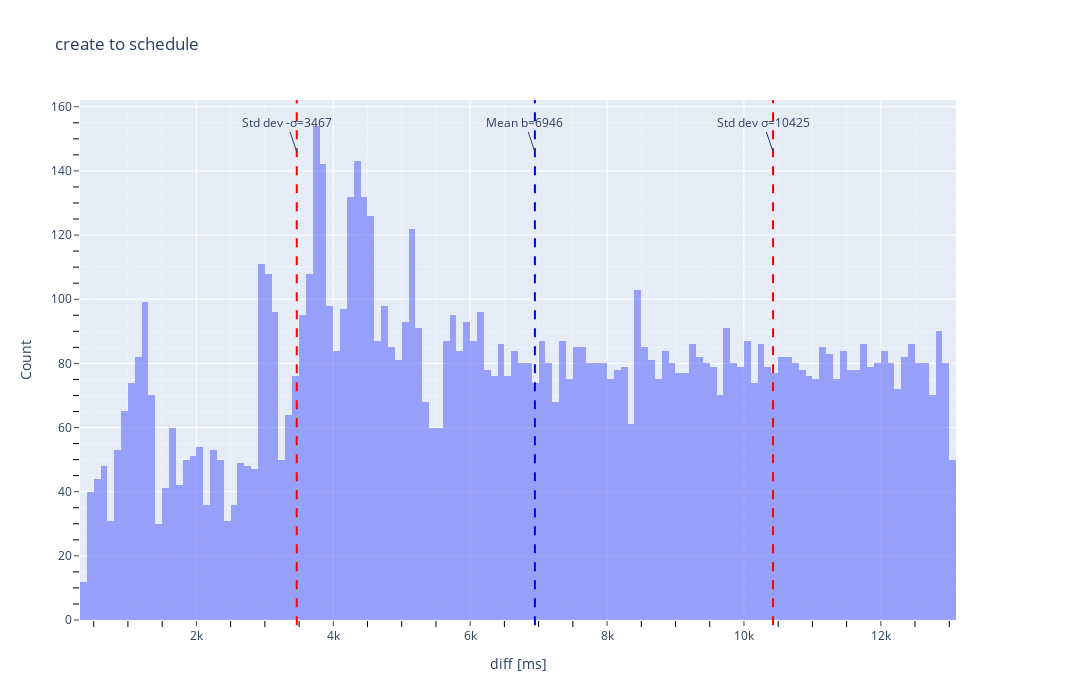

Notebook cell for this chart:
### Markdown cell above
# Histograms

Histograms for 4 main phase changes: 
- create to schedule
- schedule to run
- run to watch
- create to watch

The output histogram displays full range of test data, there are no overflow and underflow bins implemented. The range is created dynamically according to the data set provided.

**Hover over for reading values. Deselect using the legend.**

**Additional parameters:**
- state: str - Define which state of Pods to analyse
- num_bins: int - defines number of histograms bins
- cumulative: bool - Creates Cumulative histogram on top of a normal one
- minor_gridx: bool - Creates minor grid lines on X Axis
- minor_gridy: bool - Creates minor grid lines on Y Axis
- mean: bool - displays mean value
- std_dev : bool - displays positive and negative standard deviations

### Code cell
histogram_plotting("../timeline-2000nodes.csv", 
                   phase_change='{create schedule 0s}', 
                   num_bins=200, 
                   state="Stateless", 
                   mean=True, 
                   std_dev=True, 
                   minor_gridx=True, 
                   minor_gridy=True)

### Figure 1 — Plotly figure (JSON) as saved in the notebook; plotly's stock layout.template omitted (floating-point values rounded to 4 significant figures; data arrays with more than 128 entries replaced by an {"elided": "..."} marker saying what was removed)
{"data": [{"name": "Difference", "nbinsx": 200, "opacity": 0.6, "type": "histogram", "x": {"elided": "10000 int values"}}], "layout": {"annotations": [{"text": "Mean b=6946", "x": 6946.0, "xref": "x", "y": 0.9, "yref": "paper"}, {"text": "Std dev σ=10425", "x": 10430.0, "xref": "x", "y": 0.9, "yref": "paper"}, {"text": "Std dev -σ=3467", "x": 3467.0, "xref": "x", "y": 0.9, "yref": "paper"}], "autosize": false, "height": 700, "shapes": [{"line": {"color": "blue", "dash": "dash"}, "type": "line", "x0": 6946.0, "x1": 6946.0, "xref": "x", "y0": -0.01, "y1": 1, "yref": "paper"}, {"line": {"color": "red", "dash": "dash"}, "type": "line", "x0": 10430.0, "x1": 10430.0, "xref": "x", "y0": -0.01, "y1": 1, "yref": "paper"}, {"line": {"color": "red", "dash": "dash"}, "type": "line", "x0": 3467.0, "x1": 3467.0, "xref": "x", "y0": -0.01, "y1": 1, "yref": "paper"}], "title": {"text": "create to schedule"}, "width": 1400, "xaxis": {"anchor": "y", "autorange": true, "domain": [0, 0.94], "minor": {"showgrid": true, "tickcolor": "black", "ticklen": 6, "ticks": "outside"}, "range": [299.5, 13100.0], "showgrid": true, "ticks": "outside", "title": {"text": "diff [ms]"}, "type": "linear"}, "yaxis": {"anchor": "x", "autorange": true, "domain": [0, 1], "minor": {"showgrid": true, "tickcolor": "black", "ticklen": 6, "ticks": "outside"}, "range": [0, 162.1], "ticks": "outside", "title": {"text": "Count"}}, "yaxis2": {"anchor": "x", "minor": {"showgrid": true, "tickcolor": "black", "ticklen": 6, "ticks": "outside"}, "overlaying": "y", "side": "right", "ticks": "outside"}}}
